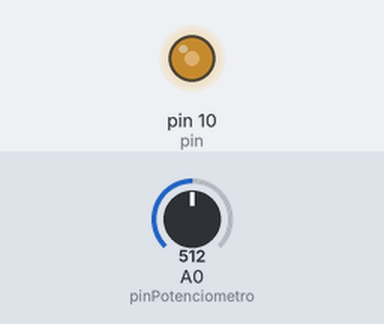
The sketch below on a simulated Arduino Uno, built with avr-gcc and run on an emulated ATmega328P. Parts: output pins drawn as LEDs (lit = HIGH). The inputs (shaded band) are chosen by the test bench; at power-on: A0 (pinPotenciometro) = 512.

Above: at 1.2 s.
1.3 s: A0 (pinPotenciometro) set to 306
At 2.5 s:
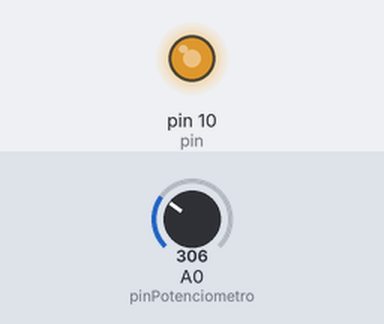
2.8 s: A0 (pinPotenciometro) set to 122
At 3.9 s:
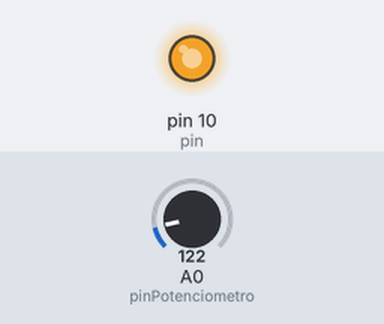
4.3 s: A0 (pinPotenciometro) set to 900
At 5.0 s:
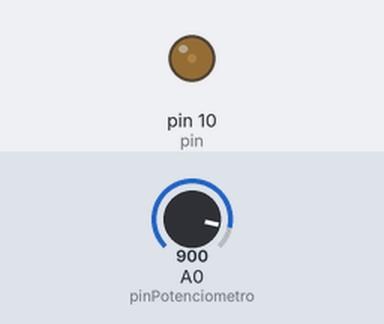
5.8 s: A0 (pinPotenciometro) set to 511
At 6.1 s:
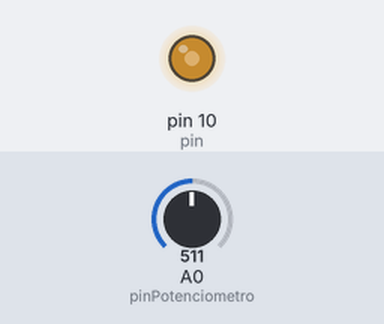
Timing chart, 0 to 8.3 s (numbered marks = the images above; inputs shaded):
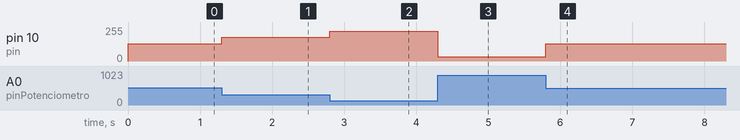

The sketch:

lab3.ino
```cpp
int pin = 10;
int pinPotenciometro = A0;

int fade;

void setup()
{
  Serial.begin(9600);
  pinMode(pin, OUTPUT);
}

void loop()
{
  //determina o "fading" e "escreve"
  fade = (255 - map( analogRead(pinPotenciometro), 0, 1024, 0, 255 ));
  analogWrite(pin, fade);

}
```

Measured:
- after the input at 1.3 s, pin 10 (pin): 128/255 → 179/255 at once
- after the input at 2.8 s, pin 10 (pin): 179/255 → 225/255 at once
- after the input at 4.3 s, pin 10 (pin): 225/255 → 31/255 at once
- after the input at 5.8 s, pin 10 (pin): 31/255 → 128/255 at once
